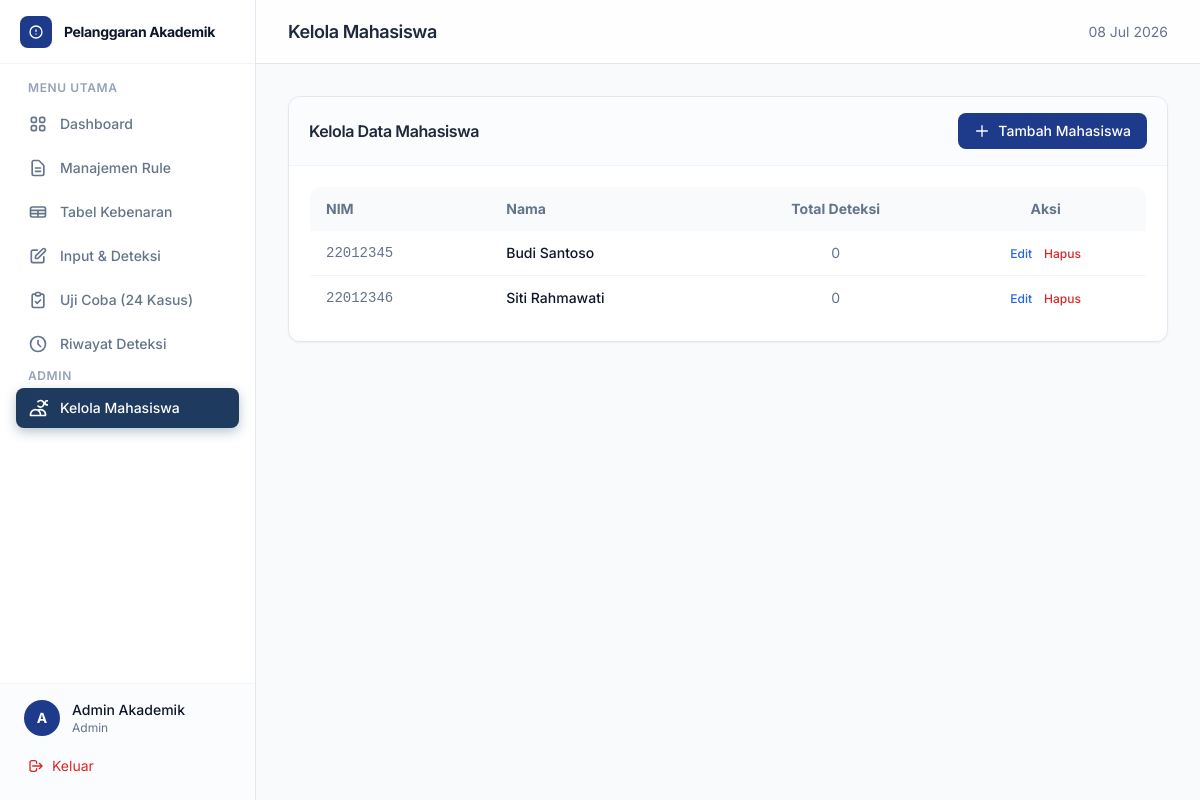
Screenshot of /dashboard.php?page=admin_mahasiswa (signed in) with the database file from the repository.
### tables this page shows
CREATE TABLE IF NOT EXISTS mahasiswa (
    id INT AUTO_INCREMENT PRIMARY KEY,
    user_id INT NOT NULL,
    nim VARCHAR(20) NOT NULL UNIQUE,
    nama VARCHAR(100) NOT NULL,
    created_at TIMESTAMP DEFAULT CURRENT_TIMESTAMP,
    FOREIGN KEY (user_id) REFERENCES users(id) ON DELETE CASCADE
);

### pages/admin_mahasiswa.php (the view, shortened to what this page needs)
<?php
$stmt = $pdo->query("SELECT m.*, (SELECT COUNT(*) FROM deteksi d WHERE d.mahasiswa_id = m.id) as total_deteksi FROM mahasiswa m ORDER BY m.nama ASC");
$mahasiswa_list = $stmt->fetchAll();
?>
<div class="space-y-6 fade-in">
    <div class="bg-white border border-slate-200 rounded-xl shadow-sm overflow-hidden">
        <div class="px-5 py-4 border-b border-slate-100 bg-slate-50/50 flex justify-between items-center">
            <h3 class="font-semibold text-slate-800 tracking-tight">Kelola Data Mahasiswa</h3>
            <button onclick="openModal()" class="px-4 py-2 bg-blue-900 text-white rounded-lg text-sm font-medium hover:bg-blue-800 transition-all flex items-center gap-2">
                <svg class="w-4 h-4" fill="none" stroke="currentColor" viewBox="0 0 24 24"><path stroke-linecap="round" stroke-linejoin="round" stroke-width="2" d="M12 4v16m8-8H4"/></svg>
                Tambah Mahasiswa
            </button>
        </div>
        <div class="p-5">
            <div class="overflow-x-auto">
                <table class="w-full text-sm border border-slate-200 rounded-xl overflow-hidden">
                    <thead>
                        <tr class="bg-slate-50 text-slate-500 font-medium">
                            <th class="px-4 py-3 text-left">NIM</th>
                            <th class="px-4 py-3 text-left">Nama</th>
                            <th class="px-4 py-3 text-center">Total Deteksi</th>
                            <th class="px-4 py-3 text-center">Aksi</th>
                        </tr>
                    </thead>
                    <tbody class="divide-y divide-slate-100">
                        <?php foreach ($mahasiswa_list as $m): ?>
                        <tr class="hover:bg-slate-50/80 transition-colors">
                            <td class="px-4 py-3 font-mono text-slate-500"><?= htmlspecialchars($m['nim']) ?></td>
                            <td class="px-4 py-3 font-medium text-slate-900"><?= htmlspecialchars($m['nama']) ?></td>
                            <td class="px-4 py-3 text-center text-slate-500"><?= $m['total_deteksi'] ?></td>
                            <td class="px-4 py-3 text-center">
                                <button onclick="openModal(<?= $m['id'] ?>, '<?= htmlspecialchars($m['nim']) ?>', '<?= htmlspecialchars($m['nama']) ?>')" class="text-blue-600 hover:text-blue-800 text-xs font-medium mx-1">Edit</button>
                                <form method="POST" class="inline" onsubmit="return confirm('Hapus mahasiswa ini?')">
                                    <button name="hapus" value="<?= $m['id'] ?>" class="text-red-600 hover:text-red-800 text-xs font-medium mx-1">Hapus</button>
                                </form>
                            </td>
                        </tr>
                        <?php endforeach; ?>
                    </tbody>
                </table>
            </div>
        </div>
    </div>
</div>

### dashboard.php (shortened to what this page needs)
<?php
require_once 'config/database.php';
$page = $_GET['page'] ?? 'dashboard';
?>
<!DOCTYPE html>
<html lang="id">
<head>
    <script src="https://cdn.tailwindcss.com"></script>
</head>
<body class="bg-slate-50 text-slate-900 min-h-screen flex">
    <aside class="fixed inset-y-0 left-0 z-40 w-64 bg-white border-r border-slate-200 flex flex-col">
        <div class="h-16 flex items-center px-5 border-b border-slate-100">
            <div class="w-8 h-8 rounded-lg bg-blue-900 flex items-center justify-center text-white mr-3">
                <svg class="w-4 h-4" fill="none" stroke="currentColor" viewBox="0 0 24 24">
                    <path stroke-linecap="round" stroke-linejoin="round" stroke-width="2" d="M12 9v2m0 4h.01M21 12a9 9 0 11-18 0 9 9 0 0118 0z"/>
                </svg>
            </div>
            <span class="font-bold text-slate-900 tracking-tight text-sm">Pelanggaran Akademik</span>
        </div>
        <nav class="flex-1 p-4 space-y-1 overflow-y-auto">
            <p class="px-3 text-xs font-semibold text-slate-400 uppercase tracking-wider mb-2">Menu Utama</p>
            <a href="?page=dashboard" class="flex items-center gap-3 px-3 py-2.5 text-sm font-medium rounded-lg transition-all mb-1 <?= $page === 'dashboard' ? 'sidebar-active' : 'text-slate-500 hover:bg-slate-100 hover:text-slate-900' ?>">
                Dashboard
            </a>
            <a href="?page=rules" class="flex items-center gap-3 px-3 py-2.5 text-sm font-medium rounded-lg transition-all mb-1 <?= $page === 'rules' ? 'sidebar-active' : 'text-slate-500 hover:bg-slate-100 hover:text-slate-900' ?>">
                <svg class="w-5 h-5" fill="none" stroke="currentColor" viewBox="0 0 24 24"><path stroke-linecap="round" stroke-linejoin="round" stroke-width="2" d="M9 12h6m-6 4h6m2 5H7a2 2 0 01-2-2V5a2 2 0 012-2h5.586a1 1 0 01.707.293l5.414 5.414a1 1 0 01.293.707V19a2 2 0 01-2 2z"/></svg>
                Manajemen Rule
            </a>
            <a href="?page=truth" class="flex items-center gap-3 px-3 py-2.5 text-sm font-medium rounded-lg transition-all mb-1 <?= $page === 'truth' ? 'sidebar-active' : 'text-slate-500 hover:bg-slate-100 hover:text-slate-900' ?>">
                <svg class="w-5 h-5" fill="none" stroke="currentColor" viewBox="0 0 24 24"><path stroke-linecap="round" stroke-linejoin="round" stroke-width="2" d="M3 10h18M3 14h18m-9-4v8m-7 0h14a2 2 0 002-2V8a2 2 0 00-2-2H5a2 2 0 00-2 2v8a2 2 0 002 2z"/></svg>
                Tabel Kebenaran
            </a>
            <a href="?page=input" class="flex items-center gap-3 px-3 py-2.5 text-sm font-medium rounded-lg transition-all mb-1 <?= $page === 'input' ? 'sidebar-active' : 'text-slate-500 hover:bg-slate-100 hover:text-slate-900' ?>">
                <svg class="w-5 h-5" fill="none" stroke="currentColor" viewBox="0 0 24 24"><path stroke-linecap="round" stroke-linejoin="round" stroke-width="2" d="M11 5H6a2 2 0 00-2 2v11a2 2 0 002 2h11a2 2 0 002-2v-5m-1.414-9.414a2 2 0 112.828 2.828L11.828 15H9v-2.828l8.586-8.586z"/></svg>
                Input & Deteksi
            </a>
            <a href="?page=test" class="flex items-center gap-3 px-3 py-2.5 text-sm font-medium rounded-lg transition-all mb-1 <?= $page === 'test' ? 'sidebar-active' : 'text-slate-500 hover:bg-slate-100 hover:text-slate-900' ?>">
                <svg class="w-5 h-5" fill="none" stroke="currentColor" viewBox="0 0 24 24"><path stroke-linecap="round" stroke-linejoin="round" stroke-width="2" d="M9 5H7a2 2 0 00-2 2v12a2 2 0 002 2h10a2 2 0 002-2V7a2 2 0 00-2-2h-2M9 5a2 2 0 002 2h2a2 2 0 002-2M9 5a2 2 0 012-2h2a2 2 0 012 2m-6 9l2 2 4-4"/></svg>
                Uji Coba (24 Kasus)
            </a>
            <a href="?page=riwayat" class="flex items-center gap-3 px-3 py-2.5 text-sm font-medium rounded-lg transition-all mb-1 <?= $page === 'riwayat' ? 'sidebar-active' : 'text-slate-500 hover:bg-slate-100 hover:text-slate-900' ?>">
                <svg class="w-5 h-5" fill="none" stroke="currentColor" viewBox="0 0 24 24"><path stroke-linecap="round" stroke-linejoin="round" stroke-width="2" d="M12 8v4l3 3m6-3a9 9 0 11-18 0 9 9 0 0118 0z"/></svg>
                Riwayat Deteksi
            </a>
            <?php if ($_SESSION['role'] === 'admin'): ?>
                <p class="px-3 text-xs font-semibold text-slate-400 uppercase tracking-wider mb-2 mt-6">Admin</p>
                <a href="?page=admin_mahasiswa" class="flex items-center gap-3 px-3 py-2.5 text-sm font-medium rounded-lg transition-all mb-1 <?= $page === 'admin_mahasiswa' ? 'sidebar-active' : 'text-slate-500 hover:bg-slate-100 hover:text-slate-900' ?>">
                    <svg class="w-5 h-5" fill="none" stroke="currentColor" viewBox="0 0 24 24"><path stroke-linecap="round" stroke-linejoin="round" stroke-width="2" d="M12 4.354a4 4 0 110 5.292M15 21H3v-1a6 6 0 0112 0v1zm0 0h6v-1a6 6 0 00-9-5.197m13.5-9a2.5 2.5 0 11-5 0 2.5 2.5 0 015 0z"/></svg>
                    Kelola Mahasiswa
                </a>
            <?php endif; ?>
        </nav>
        <div class="p-4 border-t border-slate-100 bg-slate-50/50">
            <div class="flex items-center gap-3 mb-3 px-2">
                <div class="w-9 h-9 rounded-full bg-blue-900 flex items-center justify-center text-white text-sm font-bold">
                    <?= strtoupper(substr($_SESSION['nama'], 0, 1)) ?>
                </div>
                <div class="flex-1 min-w-0">
                    <p class="text-sm font-medium text-slate-900 truncate"><?= htmlspecialchars($_SESSION['nama']) ?></p>
                    <p class="text-xs text-slate-500 capitalize"><?= $_SESSION['role'] ?></p>
                </div>
            </div>
            <a href="logout.php" class="flex items-center gap-2 px-3 py-2 text-sm text-red-600 hover:bg-red-50 rounded-lg transition-all">
                <svg class="w-4 h-4" fill="none" stroke="currentColor" viewBox="0 0 24 24"><path stroke-linecap="round" stroke-linejoin="round" stroke-width="2" d="M17 16l4-4m0 0l-4-4m4 4H7m6 4v1a3 3 0 01-3 3H6a3 3 0 01-3-3V7a3 3 0 013-3h4a3 3 0 013 3v1"/></svg>
                Keluar
            </a>
        </div>
    </aside>
    <main class="flex-1 ml-64 flex flex-col min-h-screen">
        <header class="h-16 bg-white/80 backdrop-blur border-b border-slate-200 sticky top-0 z-30 px-8 flex items-center justify-between">
            <h2 class="text-lg font-semibold text-slate-800 tracking-tight">
                <?php
                $titles = [
                    'dashboard' => 'Dashboard',
                    'rules' => 'Manajemen Rule (Knowledge Base)',
                    'truth' => 'Tabel Kebenaran',
                    'input' => 'Input Data & Deteksi Pelanggaran',
                    'test' => 'Uji Coba (24 Skenario Pengujian)',
                    'riwayat' => 'Riwayat Deteksi',
                    'admin_mahasiswa' => 'Kelola Mahasiswa',
                ];
                echo $titles[$page] ?? 'Dashboard';
                ?>
            </h2>
            <div class="flex items-center gap-3 text-sm text-slate-500">
                <span class="hidden sm:block"><?= date('d M Y') ?></span>
            </div>
        </header>
        <div class="p-6 sm:p-8 flex-1 overflow-auto">
            <?php
            switch ($page) {
                case 'admin_mahasiswa':
                    if ($_SESSION['role'] === 'admin') {
                        include 'pages/admin_mahasiswa.php';
                    } else {
                        echo '<div class="text-center py-20 text-slate-400">Akses ditolak</div>';
                    }
                    break;
            }
            ?>
        </div>
    </main>
</body>
</html>

### dashboard.php (style rules this page uses)
* { font-family: 'Inter', sans-serif; }
.sidebar-active { background: #1e3a5f; color: white; box-shadow: 0 4px 12px rgba(30,58,95,0.3); }
.fade-in { animation: fadeIn 0.3s ease-out; }

### rows the page displays
mahasiswa: nim "22012345", nama "Budi Santoso", total_deteksi "0", $m['id'] 1 (drawn)
mahasiswa: nim "22012346", nama "Siti Rahmawati", total_deteksi "0", $m['id'] 2 (drawn)

### other values shown
substr($_SESSION['nama'], 0, 1) "A"
$_SESSION['nama'] "Admin Akademik"
$_SESSION['role'] "Admin"
$titles[$page] "Kelola Mahasiswa"
